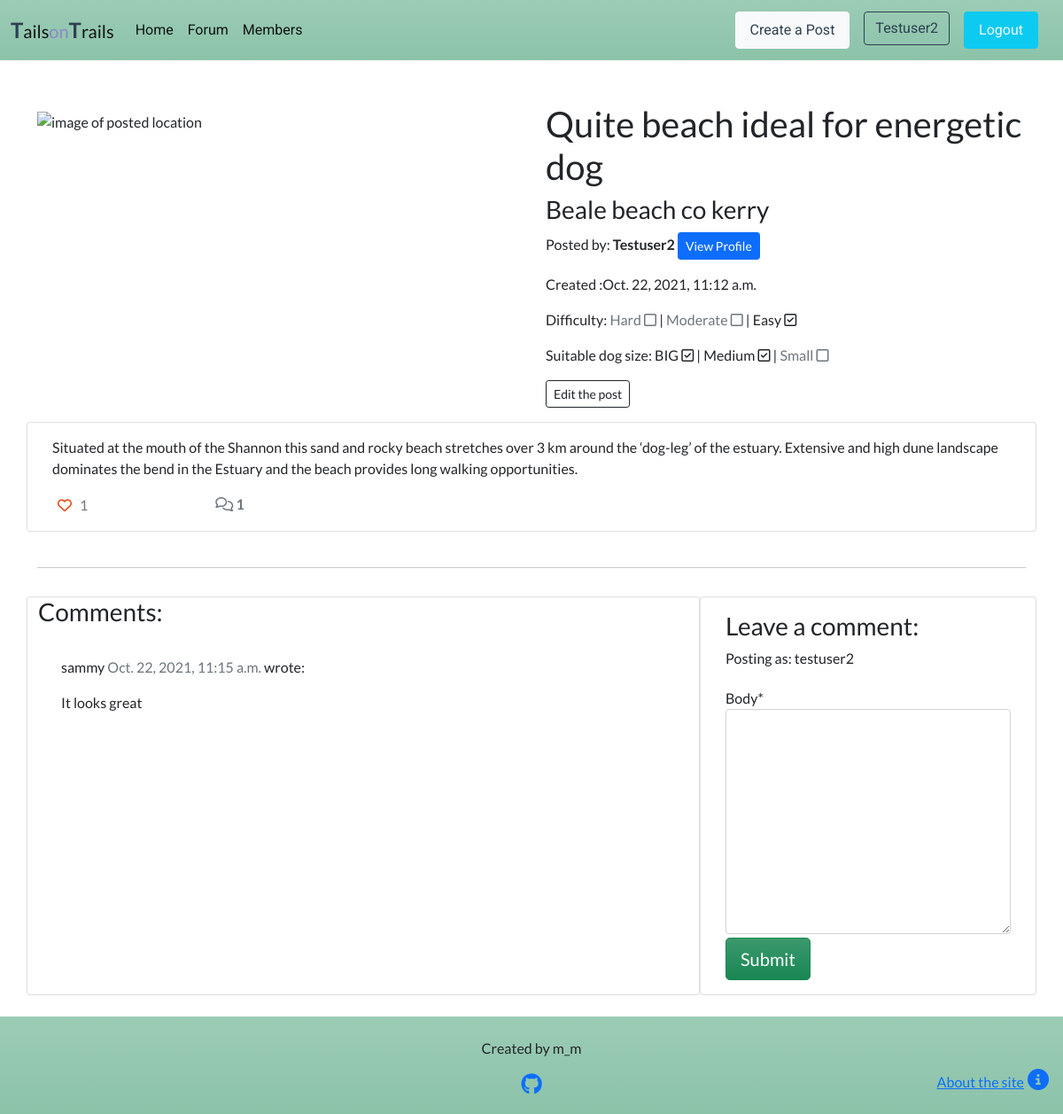
/quite-beach-ideal-for-energetic-dog/ (signed in), run on the app's committed database.
### forum/models.py (models this page shows, shortened)
class Post(models.Model):
    title = models.CharField(max_length=200, unique=True)
    location = models.CharField(max_length=50)
    slug = models.SlugField(max_length=200, unique=True)
    author = models.ForeignKey(
        User, on_delete=models.CASCADE, related_name="forum_posts"
    )
    featured_image = CloudinaryField('image', default='placeholder')
    excerpt = models.TextField(max_length=300, blank=True)
    updated_on = models.DateTimeField(auto_now=True)
    content = models.TextField(max_length=1500)
    difficulty_hard = models.BooleanField(default=False)
    difficulty_moderate = models.BooleanField(default=False)
    difficulty_easy = models.BooleanField(default=False)
    breed_big = models.BooleanField(default=False)
    breed_mid = models.BooleanField(default=False)
    breed_sml = models.BooleanField(default=False)
    created_on = models.DateTimeField(auto_now_add=True)
    status = models.IntegerField(choices=STATUS, default=0)
    likes = models.ManyToManyField(
                                User,
                                related_name='blogpost_like',
                                blank=True)
    class Meta:
        ordering = ["-created_on"]
    def number_of_likes(self):
        return self.likes.count()

class Comment(models.Model):
    post = models.ForeignKey(Post, on_delete=models.CASCADE,
                             related_name="comments")
    name = models.CharField(max_length=80)
    email = models.EmailField()
    body = models.TextField()
    created_on = models.DateTimeField(auto_now_add=True)
    approved = models.BooleanField(default=False)
    class Meta:
        ordering = ["created_on"]

### forum/views.py (the view, shortened to what this page needs)
# urls.py: path('<slug:slug>/', views.PostDetail.as_view(), name='post_detail'),
class PostDetail(View):
    @method_decorator(login_required, name='home')
    def get(self, request, slug, *args, **kwargs):
        queryset = Post.objects.filter(status=1)
        post = get_object_or_404(queryset, slug=slug)
        comments = post.comments.filter(approved=True).order_by("-created_on")
        liked = False
        if post.likes.filter(id=self.request.user.id).exists():
            liked = True
        return render(
            request,
            "post_detail.html",
            {
                "post": post,
                "comments": comments,
                "commented": False,
                "liked": liked,
                "comment_form": CommentForm()
            },
        )

### forum/forms.py
class CommentForm(forms.ModelForm):
    class Meta:
        model = Comment
        fields = ('body',)

### templates/post_detail.html (shortened to what this page needs)
{% extends 'base.html' %}
{% load static %}
{% block content %}
{% load crispy_forms_filters %}
<div>
    <div class="container">
        <div class="row g-0 mt-5">
            <div class="col-12 col-md-6 mt-2">
                {% if "placeholder" in post.featured_image.url %}
                <img src="{% static 'images/default_image.png' %}" alt="default image" class="post-detail_img">
                {% else %}
                <img src=" {{ post.featured_image.url }}" alt="image of posted location" class="post-detail_img">
                {% endif %}
            </div>
            <div class="col-md-6 ps-3">
                <h1 class="post-title">{{ post.title }}</h1>
                <h3 class="post-title">{{ post.location }}</h3>
                    <p class="post-subtitle">Posted by: <strong> {{ post.author | title }} </strong>
                        <a class="btn btn-primary btn-sm" href="{% url 'profile_detail' post.author.username %}"
                                    role="button">View Profile</a>
                    </p>
                    <p>Created :{{ post.created_on }}</p>
                    <p>Difficulty:
                        {% if  post.difficulty_hard %}
                        <span>
                            Hard
                            <i class="far fa-check-square"></i>
                        </span>
                        {% else %}
                        <span class="text-muted">
                            Hard
                            <i class="far fa-square"></i>
                        </span>
                        {% endif %}
                        |
                        {% if  post.difficulty_moderate %}
                        <span>
                            Moderate
                            <i class="far fa-check-square"></i>
                        </span>
                        {% else %}
                        <span class="text-muted">
                            Moderate
                            <i class="far fa-square"></i>
                        </span>
                        {% endif %}
                        |
                        {% if  post.difficulty_easy %}
                        <span>
                            Easy
                            <i class="far fa-check-square"></i>
                        </span>
                        {% else %}
                        <span class="text-muted">
                            Easy
                            <i class="far fa-square"></i>
                        </span>
                        {% endif %}
                    </p>
                    <p>Suitable dog size:
                        {% if  post.breed_big %}
                        <span>
                            BIG
                            <i class="far fa-check-square"></i>
                        </span>
                        {% else %}
                        <span class="text-muted">
                            BIG
                            <i class="far fa-square"></i>
                        </span>
                        {% endif %}
                        |
                        {% if  post.breed_mid %}
                        <span>
                            Medium
                            <i class="far fa-check-square"></i>
                        </span>
                        {% else %}
                        <span class="text-muted">
                            Medium
                            <i class="far fa-square"></i>
                        </span>
                        {% endif %}
                        |
                        {% if  post.breed_sml %}
                        <span>
                            Small
                            <i class="far fa-check-square"></i>
                        </span>
                        {% else %}
                        <span class="text-muted">
                            Small
                            <i class="far fa-square"></i>
                        </span>
                        {% endif %}
                    </p>
                    {% if post.author.id == user.id %}
                    <div>
                        <a class="btn btn-outline-dark btn-sm" href="{% url 'post_edit' post.slug %}"
                                    role="button">Edit the post</a>
                    </div>
                    {% endif %}
            </div>
        </div>
    </div>
</div>
<div class="container">
    <div class="row">
        <div class="col card mb-4  mt-3 left  top">
            <div class="card-body">
                <p class="card-text ">
                    {{ post.content | safe }}
                </p>
                <div class="row text-nowrap">
                    <div class="col-2">
                            <form class="d-inline" action="{% url 'post_like' post.slug %}" method="POST">
                                {% if liked %}
                                <button type="submit" name="forumpost_id" value="{{post.slug}}" class="btn-like">
                                    <i class="fas fa-heart"></i>
                                </button>
                                {% else %}
                                <button type="submit" name="forumpost_id" value="{{post.slug}}" class="btn-like">
                                    <i class="far fa-heart"></i>
                                </button>
                                {% endif %}
                            </form>
                            <span class="text-secondary">{{ post.number_of_likes }} </span>
                    </div>
                    <div class="col-1">
                        {% with comments.count as total_comments %}
                        <strong class="text-secondary"><i class="far fa-comments"></i>
                            {{ total_comments }}</strong>
                        {% endwith %}
                    </div>
                </div>
            </div>
        </div>
    </div>
    <div class="row">
        <div class="col">
            <hr>
        </div>
    </div>
    <div class="row">
        <div class="col-md-8 card mb-4  mt-3 ">
            <h3>Comments:</h3>
            <div class="card-body">
                {% for comment in comments %}
                <div class="comments" style="padding: 10px;">
                    <p class="font-weight-bold">
                        {{ comment.name }}
                        <span class=" text-muted font-weight-normal">
                            {{ comment.created_on }}
                        </span> wrote:
                    </p>
                    {{ comment.body | linebreaks }}
                </div>
                {% endfor %}
            </div>
        </div>
        <div class="col-md-4 card mb-4  mt-3">
            <div class="card-body">
                {% if commented %}
                <div class="alert alert-success" role="alert">
                    Your comment is awaiting approval
                </div>
                {% else %}
                <h3>Leave a comment:</h3>
                <p>Posting as: {{ user.username }}</p>
                <form method="post" style="margin-top: 1.3em;">
                    {{ comment_form | crispy }}
                    <button type="submit" class="btn btn-success btn-lg bg-gradient mt-1">Submit</button>
                </form>
                {% endif %}
            </div>
        </div>
    </div>
</div>
{% endblock content %}

### templates/base.html (shortened to what this page needs)
{% load static %}
<!DOCTYPE html>
<html lang="en">
<head>
    <link href="https://cdn.jsdelivr.net/npm/bootstrap@5.1.1/dist/css/bootstrap.min.css" rel="stylesheet"
>
    <link rel="stylesheet" href="{% static 'css/style.css' %}">
</head>
<body>
    <header>
        <nav class="navbar navbar-expand-lg navbar-light bg-success bg-gradient bg-opacity-50">
            <div class="container-fluid">
                <a class="navbar-brand" href="{% url 'home' %}"><span class="brand">T</span><span>ails</span><span class="faded">on</span><span
                            class="brand">T</span><span>rails</span></a>
                <div class="collapse navbar-collapse" id="navbarText">
                    <ul class="navbar-nav me-auto mb-2 mb-lg-0">
                        <li class="nav-item">
                            <a class="nav-link active" aria-current="page" href="{% url 'home' %}">Home</a>
                        </li>
                        <li class="nav-item">
                            <a class="nav-link active" aria-current="page" href="{% url 'posts' %}">Forum</a>
                        </li>
                        {% if user.is_authenticated %}
                        <li class="nav-item">
                            <a class="nav-link active" aria-current="page" href="{% url 'profile' %}">Members</a>
                        </li>
                        {% endif %}
                    </ul>
                    <ul class="nav navbar-brand">
                        {% if user.is_authenticated %}
                        <li class="nav-item">
                            <a class="nav-link btn btn-light me-3" href="{% url 'create_post' %}">Create a Post</a>
                        </li>
                        <li class="nav-item">
                            <a class="btn btn-outline-primary me-3"
                                href="{% url 'profile_edit' %}">{{user.username|title}}</a>
                        </li>
                        <li class="nav-item">
                            <a class="nav-link btn btn-info btn-text-white" href="{% url 'account_logout' %}">Logout</a>
                        </li>
                        {% endif %}
                    </ul>
                </div>
            </div>
        </nav>
    </header>
    <main>
        {% block content %}
        {% endblock %}
    </main>
    <footer class="bg-success bg-gradient bg-opacity-50">
            <div class="text-center mt-4">
                <p class="d-block"> Created by m_m</p>
                <p><a href="https://github.com/" target="_blank" rel="noopener"
                        aria-label="Open our Github page in a new tab"><i class="fab fa-github fs-4"></i></a></p>
            </div>
            <div class="about d-flex justify-content-end mb-4 me-3">
                <a href="{% url 'about' %}"><span class="d-none d-md-inline me-1">About the site</span><i class="fas fa-info-circle fs-4"></i></a>
            </div>
    </footer>
</body>
</html>

### static/css/style.css (style rules this page uses)
:root { --title-font: 'Roboto', sans-serif; --text-font-family: 'Lato', sans-serif; --main-color: #bdd9bf; --font-white: #f0f8ff; --purple-color: #8d86c9; --gray-color: #2e4052; --blue-color:#a997df; --red-color:#e5323b; }
body { display: flex; flex-flow: column; min-height: 100vh; overflow-x: hidden; font-family: var(--text-font-family); }
main { flex: 1; }
.nav-item { font-family: var(--title-font); }
.navbar-light { background-color: var(--main-color); }
.btn-text-white { color: var(--font-white); }
.btn-outline-primary { color: var(--gray-color); border-color: var(--gray-color); }
.btn-light { color: var(--gray-color); }
footer { background-color: var(--main-color); }
.btn-like { color: #E84610; border: none; background: transparent; }
.about { margin-top: -3rem; flex-wrap: nowrap; }
label { display: block; }
textarea { width: 100%; }
.brand { color: var(--gray-color); font-weight: bolder; font-size: larger; }
.faded { color: var(--purple-color); }
.post-detail_img { width: 100%; }

### data on the page
Post: title "Quite beach ideal for energetic dog", location "Beale beach co kerry", author "Testuser2", created_on "Oct. 22, 2021, 11:12 a.m.", content "Situated at the mouth of the Shannon this sand and rocky beach stretches over 3 km around the ‘dog-leg’ of the estuary. Extensive and high dune landscape dominates the bend in the Estuary and the beach provides long walking opportunities.", number_of_likes "1"
Comment: name "sammy", created_on "Oct. 22, 2021, 11:15 a.m.", body "It looks great"

### other printed values
{{ user.username|title }} "Testuser2"
{{ total_comments }} "1"
{{ user.username }} "testuser2"
